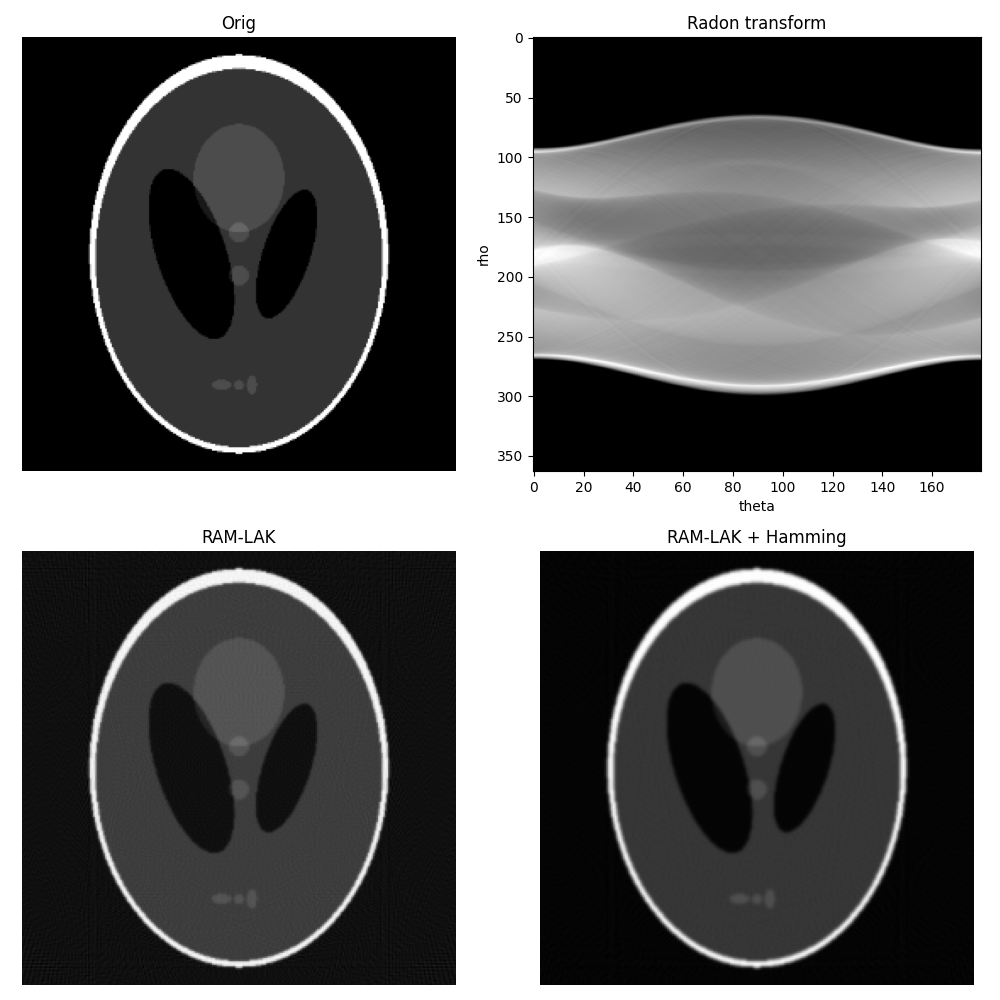

Source code (Python):

import sys
import os
import numpy as np
import matplotlib.pyplot as plt
from skimage.data import shepp_logan_phantom
from skimage.transform import radon, iradon, resize

# Parameters
NR = 256
# Theta = 0 : 1 : 179;
Theta = np.arange(0, 180, 1)

# Data
base_phantom = shepp_logan_phantom()
f = resize(base_phantom, (NR, NR), anti_aliasing=True, preserve_range=True)

# Radon transform
R = radon(f, theta=Theta, circle=False)

# Inverse Radon transform
print("Computing Inverse Radon (Ram-Lak)...")
fHat_RamLak = iradon(R, theta=Theta, filter_name='ramp', circle=False)

# fHat.Hamming = iradon (R, Theta, 'Hamming');
print("Computing Inverse Radon (Hamming)...")
fHat_Hamming = iradon(R, theta=Theta, filter_name='hamming', circle=False)

# Crop to size if necessary
if fHat_RamLak.shape[0] > NR:
    diff = fHat_RamLak.shape[0] - NR
    start = diff // 2
    fHat_RamLak = fHat_RamLak[start:start+NR, start:start+NR]

if fHat_Hamming.shape[0] > NR:
    diff = fHat_Hamming.shape[0] - NR
    start = diff // 2
    fHat_Hamming = fHat_Hamming[start:start+NR, start:start+NR]

# Display
fig, axes = plt.subplots(2, 2, figsize=(10, 10))

# 1. Original
axes[0, 0].imshow(f, cmap='gray')
axes[0, 0].set_title('Orig')
axes[0, 0].axis('off')

# 2. Radon
axes[0, 1].imshow(R, cmap='gray', aspect='auto')
axes[0, 1].set_title('Radon transform')
axes[0, 1].set_xlabel('theta')
axes[0, 1].set_ylabel('rho')

# 3. Ram-Lak
axes[1, 0].imshow(fHat_RamLak, cmap='gray')
axes[1, 0].set_title('RAM-LAK')
axes[1, 0].axis('off')

# 4. Hamming
axes[1, 1].imshow(fHat_Hamming, cmap='gray')
axes[1, 1].set_title('RAM-LAK + Hamming')
axes[1, 1].axis('off')

plt.tight_layout()
plt.savefig('Figure544.png')
print("Saved Figure544.png")
plt.show()
